Frame 1 (no input): blank canvas, image omitted
Frame 60 (the mouse pressed at the canvas centre just before this capture): blank canvas, image omitted
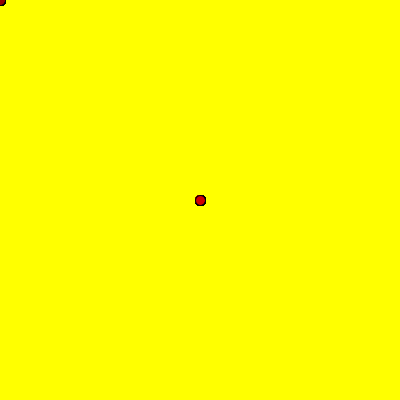
Frame 120 (the mouse held since frame 60 and released just before this capture)

The Processing sketch whose frames 1 and 60 were blank and that drew this single picture after the mouse press (run headless with seeded random() and noise(); from frame 60 on, the mouse is pressed at the canvas centre):

// Processing sketch: sketch_4_souris
// ── sketch_4_souris.pde


void setup(){
    size(400,400);
   background(255,255,0);
}

void draw(){
    //background(255,255,0);
    fill(random(127,255),0,0);
    ellipse(mouseX, mouseY, 10, 10); 
}
